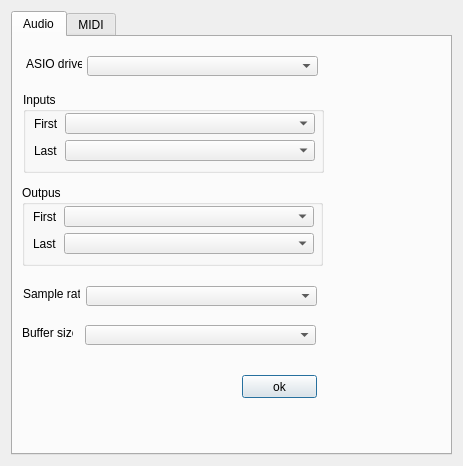
<?xml version="1.0" encoding="UTF-8"?>
<ui version="4.0">
 <class>IODialog</class>
 <widget class="QDialog" name="IODialog">
  <property name="geometry">
   <rect>
    <x>0</x>
    <y>0</y>
    <width>463</width>
    <height>466</height>
   </rect>
  </property>
  <property name="windowTitle">
   <string>Audio I/O</string>
  </property>
  <layout class="QVBoxLayout" name="verticalLayout">
   <item>
    <widget class="QTabWidget" name="tabWidget">
     <property name="currentIndex">
      <number>0</number>
     </property>
     <widget class="QWidget" name="tabAudio">
      <attribute name="title">
       <string>Audio</string>
      </attribute>
      <layout class="QVBoxLayout" name="verticalLayout_2">
       <item>
        <widget class="QWidget" name="widget" native="true">
         <widget class="QComboBox" name="comboBufferSize">
          <property name="geometry">
           <rect>
            <x>63</x>
            <y>279</y>
            <width>231</width>
            <height>20</height>
           </rect>
          </property>
         </widget>
         <widget class="QLabel" name="sampleRateLabel">
          <property name="geometry">
           <rect>
            <x>1</x>
            <y>240</y>
            <width>57</width>
            <height>16</height>
           </rect>
          </property>
          <property name="text">
           <string>Sample rate</string>
          </property>
         </widget>
         <widget class="QComboBox" name="comboSampleRate">
          <property name="geometry">
           <rect>
            <x>64</x>
            <y>240</y>
            <width>231</width>
            <height>20</height>
           </rect>
          </property>
         </widget>
         <widget class="QComboBox" name="comboAsioDriver">
          <property name="geometry">
           <rect>
            <x>65</x>
            <y>10</y>
            <width>231</width>
            <height>20</height>
           </rect>
          </property>
         </widget>
         <widget class="QGroupBox" name="groupBoxOutputs">
          <property name="geometry">
           <rect>
            <x>0</x>
            <y>139</y>
            <width>301</width>
            <height>81</height>
           </rect>
          </property>
          <property name="title">
           <string>Outpus</string>
          </property>
          <widget class="QWidget" name="layoutWidget1_2">
           <property name="geometry">
            <rect>
             <x>11</x>
             <y>21</y>
             <width>281</width>
             <height>48</height>
            </rect>
           </property>
           <layout class="QFormLayout" name="formLayout_3">
            <item row="0" column="0">
             <widget class="QLabel" name="firstOutputLabel_2">
              <property name="text">
               <string>First</string>
              </property>
             </widget>
            </item>
            <item row="0" column="1">
             <widget class="QComboBox" name="comboFirstOutput_2"/>
            </item>
            <item row="1" column="0">
             <widget class="QLabel" name="lastOutputLabel_2">
              <property name="text">
               <string>Last</string>
              </property>
             </widget>
            </item>
            <item row="1" column="1">
             <widget class="QComboBox" name="comboLastOutput_2"/>
            </item>
           </layout>
          </widget>
         </widget>
         <widget class="QPushButton" name="okButton">
          <property name="geometry">
           <rect>
            <x>220</x>
            <y>329</y>
            <width>75</width>
            <height>23</height>
           </rect>
          </property>
          <property name="text">
           <string>ok</string>
          </property>
          <property name="default">
           <bool>false</bool>
          </property>
          <property name="flat">
           <bool>false</bool>
          </property>
         </widget>
         <widget class="QLabel" name="asioDriverLabel">
          <property name="geometry">
           <rect>
            <x>4</x>
            <y>10</y>
            <width>56</width>
            <height>16</height>
           </rect>
          </property>
          <property name="text">
           <string>ASIO driver</string>
          </property>
         </widget>
         <widget class="QGroupBox" name="groupBoxInputs">
          <property name="geometry">
           <rect>
            <x>1</x>
            <y>46</y>
            <width>301</width>
            <height>81</height>
           </rect>
          </property>
          <property name="title">
           <string>Inputs</string>
          </property>
          <property name="flat">
           <bool>false</bool>
          </property>
          <widget class="QWidget" name="layoutWidget_2">
           <property name="geometry">
            <rect>
             <x>11</x>
             <y>21</y>
             <width>281</width>
             <height>48</height>
            </rect>
           </property>
           <layout class="QFormLayout" name="formLayout_4">
            <item row="0" column="0">
             <widget class="QLabel" name="firstInputLabel_2">
              <property name="text">
               <string>First</string>
              </property>
             </widget>
            </item>
            <item row="0" column="1">
             <widget class="QComboBox" name="comboFirstInput_2"/>
            </item>
            <item row="1" column="0">
             <widget class="QLabel" name="lastInputLabel_2">
              <property name="text">
               <string>Last</string>
              </property>
             </widget>
            </item>
            <item row="1" column="1">
             <widget class="QComboBox" name="comboLastInput_2"/>
            </item>
           </layout>
          </widget>
         </widget>
         <widget class="QLabel" name="bufferSizeLabel">
          <property name="geometry">
           <rect>
            <x>0</x>
            <y>279</y>
            <width>51</width>
            <height>16</height>
           </rect>
          </property>
          <property name="text">
           <string>Buffer size</string>
          </property>
         </widget>
        </widget>
       </item>
      </layout>
     </widget>
     <widget class="QWidget" name="tabMidi">
      <attribute name="title">
       <string>MIDI</string>
      </attribute>
     </widget>
    </widget>
   </item>
  </layout>
 </widget>
 <resources/>
 <connections/>
</ui>
